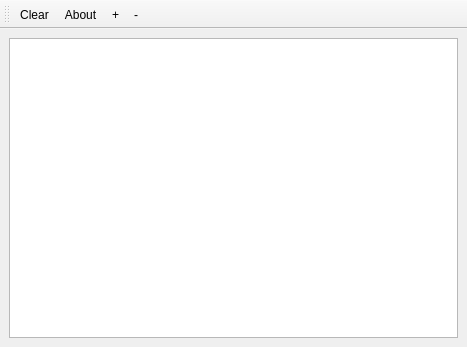
<?xml version="1.0" encoding="UTF-8"?>
<ui version="4.0">
 <class>DLogger</class>
 <widget class="QMainWindow" name="DLogger">
  <property name="geometry">
   <rect>
    <x>0</x>
    <y>0</y>
    <width>467</width>
    <height>347</height>
   </rect>
  </property>
  <property name="windowTitle">
   <string>MainWindow</string>
  </property>
  <widget class="QWidget" name="centralwidget">
   <layout class="QVBoxLayout" name="verticalLayout">
    <property name="spacing">
     <number>0</number>
    </property>
    <item>
     <widget class="QTextEdit" name="textEdit">
      <property name="sizePolicy">
       <sizepolicy hsizetype="Preferred" vsizetype="Preferred">
        <horstretch>0</horstretch>
        <verstretch>0</verstretch>
       </sizepolicy>
      </property>
      <property name="styleSheet">
       <string notr="true">font: 7pt &quot;Sans Serif&quot;;</string>
      </property>
     </widget>
    </item>
    <item>
     <widget class="QFrame" name="frame">
      <property name="sizePolicy">
       <sizepolicy hsizetype="Preferred" vsizetype="Fixed">
        <horstretch>0</horstretch>
        <verstretch>0</verstretch>
       </sizepolicy>
      </property>
      <property name="frameShape">
       <enum>QFrame::NoFrame</enum>
      </property>
      <property name="frameShadow">
       <enum>QFrame::Raised</enum>
      </property>
      <layout class="QVBoxLayout" name="verticalLayout_2">
       <property name="topMargin">
        <number>0</number>
       </property>
       <property name="bottomMargin">
        <number>0</number>
       </property>
      </layout>
     </widget>
    </item>
   </layout>
  </widget>
  <widget class="QToolBar" name="toolBar">
   <property name="windowTitle">
    <string>toolBar</string>
   </property>
   <property name="styleSheet">
    <string notr="true">font: 6pt &quot;Sans Serif&quot;;</string>
   </property>
   <attribute name="toolBarArea">
    <enum>TopToolBarArea</enum>
   </attribute>
   <attribute name="toolBarBreak">
    <bool>false</bool>
   </attribute>
   <addaction name="actionClear"/>
   <addaction name="actionAbout"/>
   <addaction name="actionIncreaseFont"/>
   <addaction name="actionDecreaseFont"/>
  </widget>
  <action name="actionClear">
   <property name="text">
    <string>Clear</string>
   </property>
  </action>
  <action name="actionAbout">
   <property name="text">
    <string>About</string>
   </property>
  </action>
  <action name="actionIncreaseFont">
   <property name="text">
    <string>+</string>
   </property>
  </action>
  <action name="actionDecreaseFont">
   <property name="text">
    <string>-</string>
   </property>
  </action>
 </widget>
 <resources/>
 <connections/>
</ui>
